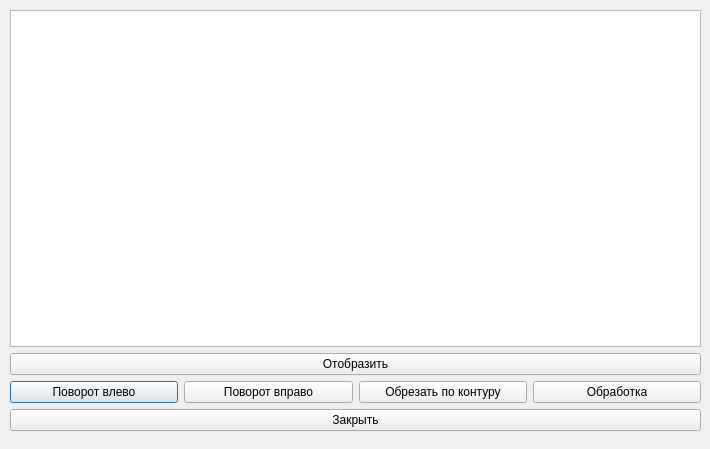
<?xml version="1.0" encoding="UTF-8"?>
<ui version="4.0">
 <class>ImageProc</class>
 <widget class="QDialog" name="ImageProc">
  <property name="geometry">
   <rect>
    <x>0</x>
    <y>0</y>
    <width>710</width>
    <height>449</height>
   </rect>
  </property>
  <property name="windowTitle">
   <string>Dialog</string>
  </property>
  <widget class="QWidget" name="gridLayoutWidget">
   <property name="geometry">
    <rect>
     <x>10</x>
     <y>10</y>
     <width>691</width>
     <height>421</height>
    </rect>
   </property>
   <layout class="QGridLayout" name="gridLayout">
    <item row="0" column="0">
     <widget class="QGraphicsView" name="graphicsView"/>
    </item>
    <item row="2" column="0">
     <layout class="QHBoxLayout" name="horizontalLayout">
      <item>
       <widget class="QPushButton" name="button_rotate_left">
        <property name="text">
         <string>Поворот влево</string>
        </property>
       </widget>
      </item>
      <item>
       <widget class="QPushButton" name="button_rotate_right">
        <property name="text">
         <string>Поворот вправо</string>
        </property>
       </widget>
      </item>
      <item>
       <widget class="QPushButton" name="button_crop">
        <property name="text">
         <string>Обрезать по контуру</string>
        </property>
       </widget>
      </item>
      <item>
       <widget class="QPushButton" name="button_read">
        <property name="text">
         <string>Обработка</string>
        </property>
       </widget>
      </item>
     </layout>
    </item>
    <item row="1" column="0">
     <widget class="QPushButton" name="button_load">
      <property name="text">
       <string>Отобразить</string>
      </property>
     </widget>
    </item>
    <item row="3" column="0">
     <widget class="QPushButton" name="button_close_window">
      <property name="text">
       <string>Закрыть</string>
      </property>
     </widget>
    </item>
   </layout>
  </widget>
 </widget>
 <resources/>
 <connections/>
</ui>
